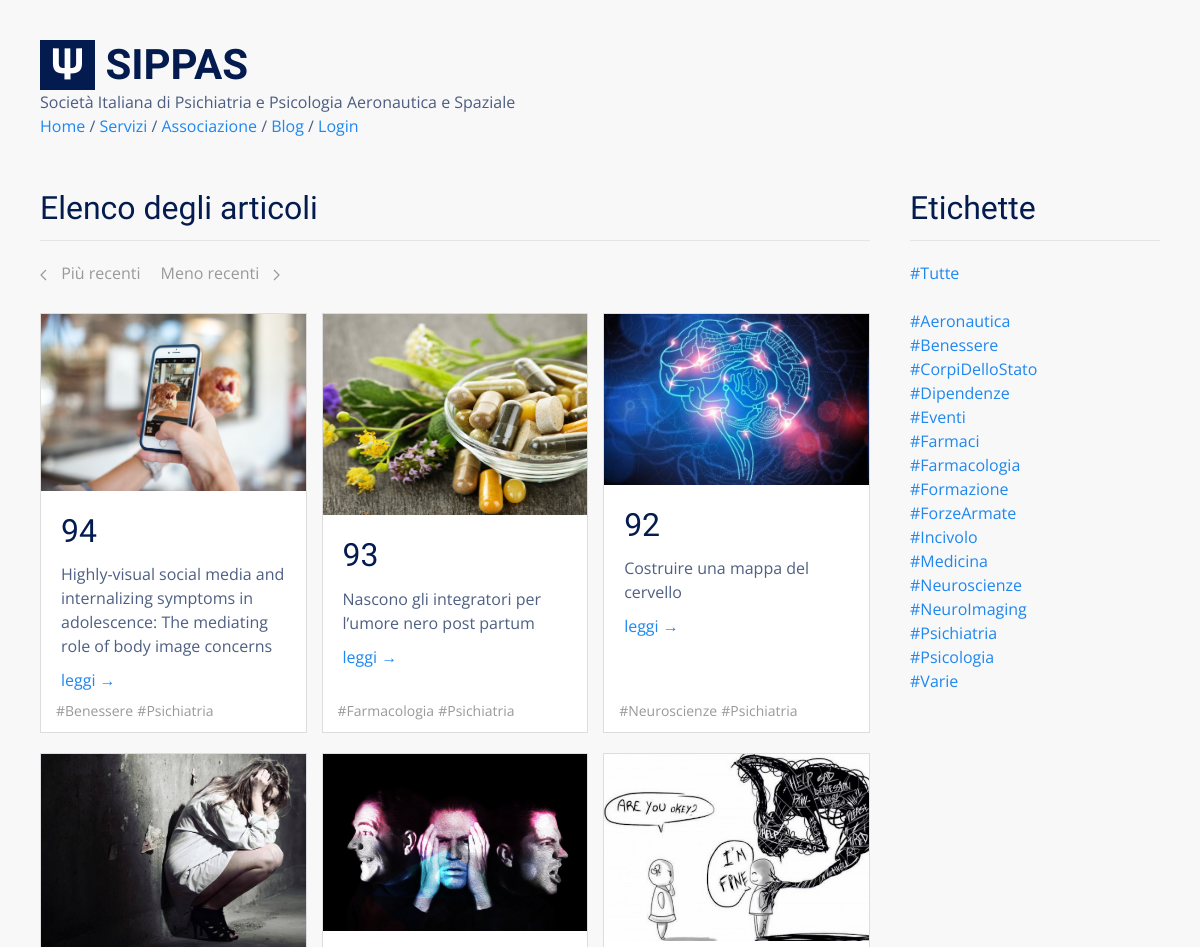
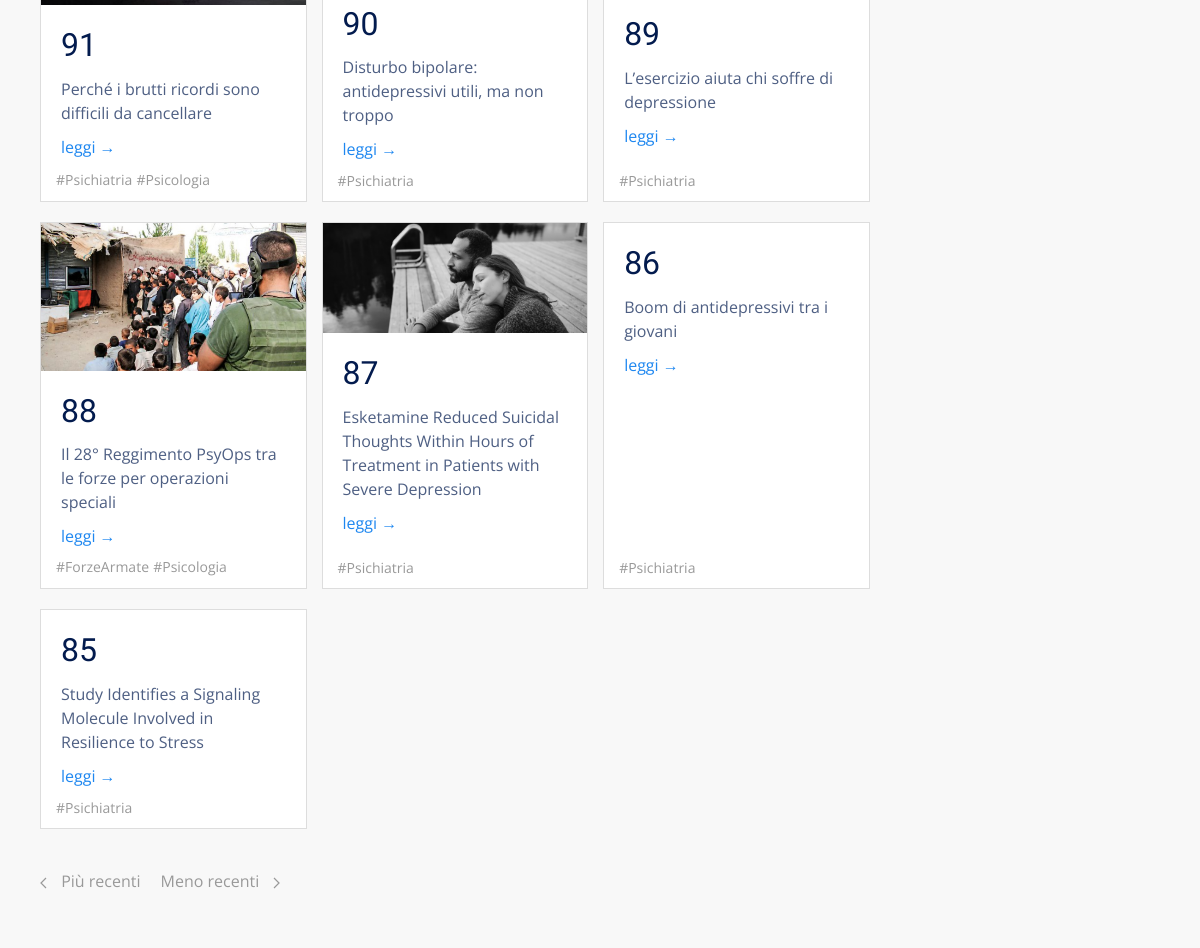
/blog/, run on an earlier commit of the app's database (2 pictures, top to bottom).
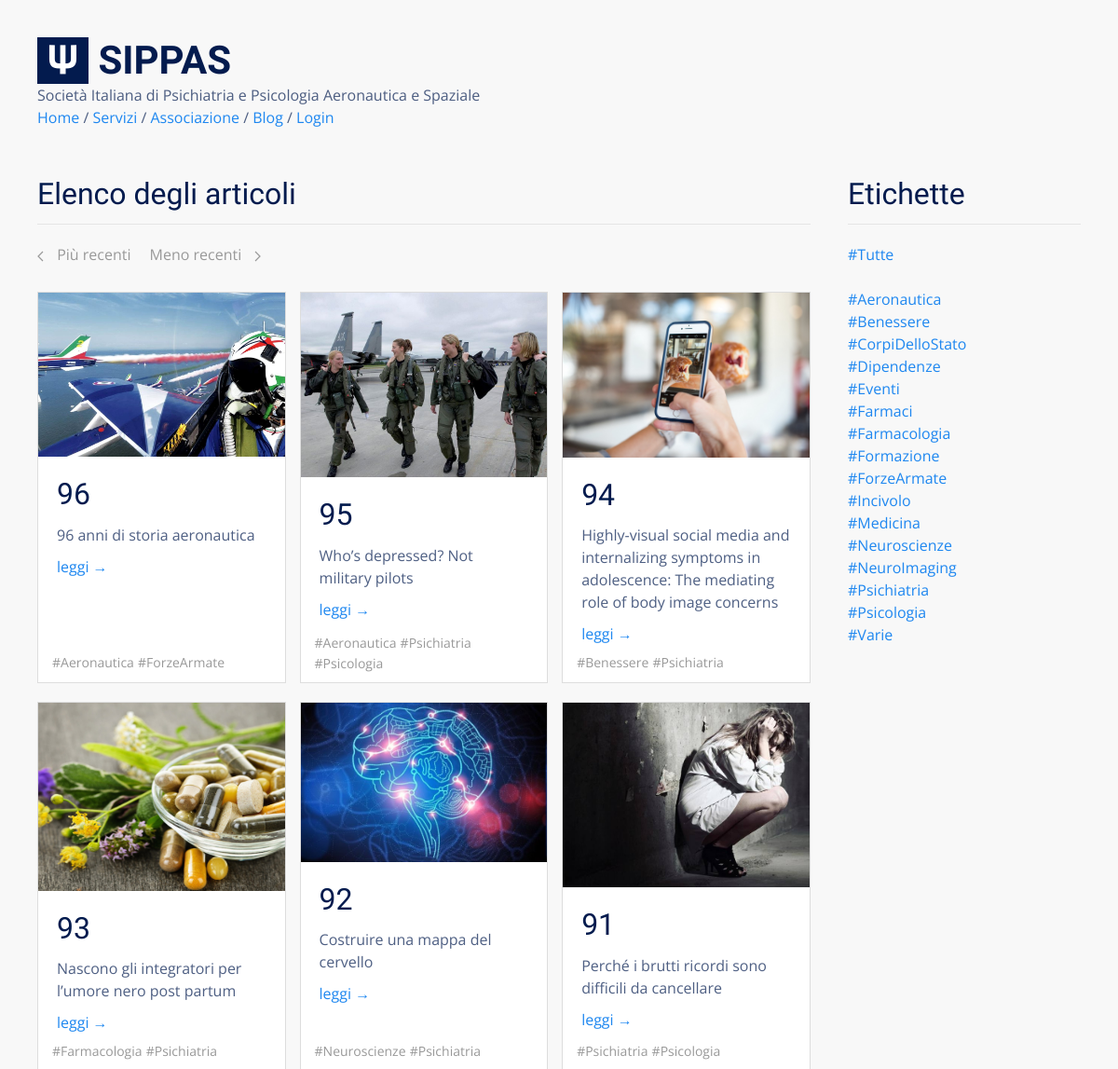
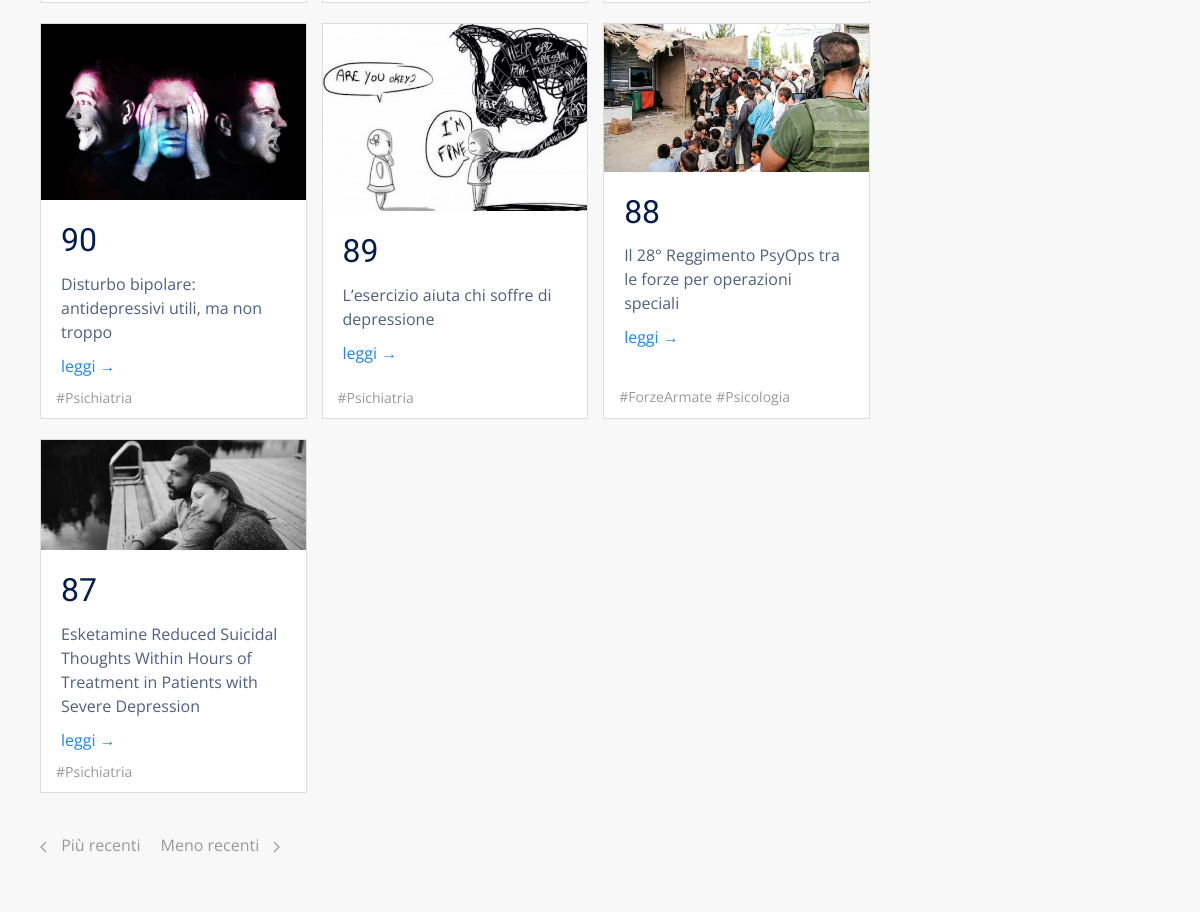
And on a later commit of the database (2 pictures, top to bottom).
### tables this page shows
CREATE TABLE "posts" (
  "id" integer NOT NULL PRIMARY KEY AUTOINCREMENT,
  "title" text,
  "body" TEXT,
  "teaser" text,
  "tags" TEXT,
  "is_sticky" integer,
  "author_id" text,
  "created_at" TEXT,
  "updated_at" text,
  "published_at" TEXT
);

### flaskApp/blueprints/blog/routes.py (the view)
@bp_blog.route("/")
@cache.cached()
def posts():
  posts = query_db('SELECT * FROM posts ORDER BY id DESC LIMIT {}'.format(BLOG_PAGE_SIZE))
  return render_template(
    "blog/posts.html",
    posts=posts,
    tags=TAGS,
    pagination="blog/posts_pagination.html"
  )

### flaskApp/db/sqlite.py (called while the page is built)
def get_db():
  if "db" not in g:
    g.db = sqlite3.connect(
      db_path,
      detect_types = sqlite3.PARSE_DECLTYPES,
      isolation_level = "DEFERRED"
    )
    g.db.cursor().execute("PRAGMA journal_mode=WAL")
    g.db.row_factory = sqlite3.Row
  return g.db

def query_db(query, args=(), one = False):
  with closing(get_db().cursor().execute(query, args)) as cur:
    rv = cur.fetchall()
    return (rv[0] if rv else None) if one else rv

### flaskApp/blueprints/blog/templates/blog/posts.html
{% extends 'base.html' %}
{% block content %}
<div class="uk-section">
  <div class="uk-container">
    <div class="uk-grid">
      <div class="uk-width-3-4@s">
        <h2 class="uk-heading-divider">Elenco degli articoli</h2>
        {% if posts %}
          <div class="uk-margin">
            {% include pagination %}
          </div>
          {% include 'blog/posts_list.html' %}
        {% else %}
          <div class="uk-margin">
            Nessun articolo trovato.
          </div>
        {% endif %}
      </div>
      <div class="uk-width-expand">
        <div>
          <h2 class="uk-heading-divider">Etichette</h2>
          {% include 'blog/tags_list.html' %}
        </div>
      </div>
    </div>
    {% if posts %}
      <div class="uk-margin">
        {% include pagination %}
      </div>
    {% endif %}
  </div>
</div>
{% endblock %}

### flaskApp/blueprints/blog/templates/blog/posts_list.html
<div class="uk-grid uk-grid-match uk-grid-small">
  {% for p in posts %}
  <div class="uk-width-1-2@s uk-width-1-3@l uk-margin-bottom">
    <div class="uk-card uk-card-default uk-card-small uk-margin">
      {% if p.teaser %}
      <div class="uk-card-media-top">
        <img src="{{ url_for('static', filename='blog/' + p.id | string + '/' + p.teaser) }}" />
      </div>
      {% endif %}
      <div class="uk-card-body">
        <h2 class="uk-margin-remove">{{ p.id }}</h2>
        <p class="uk-margin-small">{{ p.title }}</p>
        <div class="uk-margin-bottom">
          <a href="{{ url_for('blog.view_post', id=p.id) }}">leggi &rarr;</a>
        </div>
        <p class="uk-position-small uk-position-bottom" style="bottom: 10px">
          {% for tag in p.tags.split(' ') %} <a class="uk-text-small uk-text-muted"
            href="{{ url_for('blog.posts_tagged', tag=tag) }}">{{ tag }}</a> {% endfor %}
        </p>
      </div>
    </div>
  </div>
  {% endfor %}
</div>

What changed in the data, as far as the page shows it:
no longer on this page (row unchanged): posts: id "86", title "Boom di antidepressivi tra i giovani", tags "#Psichiatria"
no longer on this page (row unchanged): posts: id "85", title "Study Identifies a Signaling Molecule Involved in Resilience to Stress", tags "#Psichiatria"
added posts: id+teaser (picture), id "96", title "96 anni di storia aeronautica", tag "#Aeronautica" "#ForzeArmate", shown under "Elenco degli articoli"
added posts: id+teaser (picture), id "95", title "Who’s depressed? Not military pilots", tag "#Aeronautica" "#Psichiatria" "#Psicologia", shown under "Elenco degli articoli"
